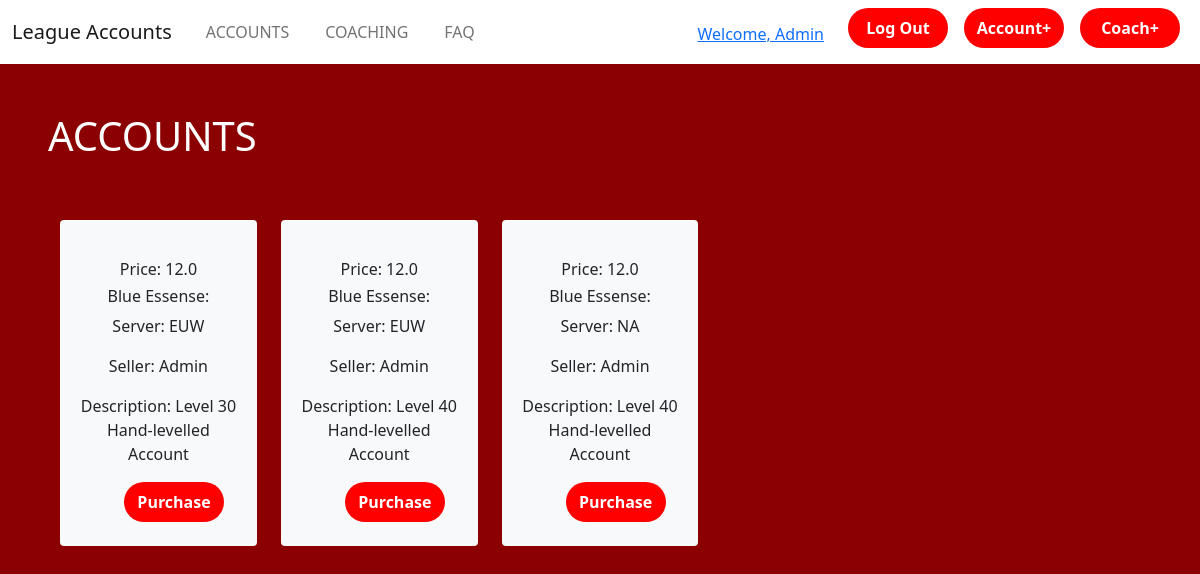
Page /accounts (signed in) on the committed database.
### app/models.py (models this page shows)
class User(db.Model, UserMixin):
    id = db.Column(db.Integer, primary_key=True)
    email = db.Column(db.String(200), unique=True)
    password = db.Column(db.String(60))
    username = db.Column(db.String(200), unique=True)
    accounts = db.relationship('AccountItem', backref='owned_user', lazy=True)
    coaches = db.relationship('Coach', backref='owned_coach', lazy=True)

class AccountItem(db.Model):
    id = db.Column(db.Integer, primary_key=True)
    price = db.Column(db.Float())
    blue_essence = db.Column(db.Float())
    server = db.Column(db.String(20))
    description = db.Column(db.String(200))
    seller = db.Column(db.Integer, db.ForeignKey('user.id'))

### app/views.py (the view)
@app.route('/accounts', methods=['GET','POST'])
def accounts():
    return render_template('accounts.html', user=current_user, accounts = models.AccountItem.query.all())

### app/__init__.py (called while the page is built)
@login_manager.user_loader
def load_user(id):
    return User.query.get(int(id))

### app/templates/accounts.html (shortened to what this page needs)
{% extends "base.html" %}
{% block content %}
<section class="background">
<div class="pt-5 px-5 center-text" style="color:white;">
<h1>ACCOUNTS</h1>
</div>
    <div class="row row-cols-5 center-text mx-5 pt-5">
     {% for item in accounts %}
    <div class="col text-center mb-2">
                    <div class="card border-0 bg-light mb-2 mt-1">
                        <div class="card-body">
                      <h6>Price: {{item.price}}</h6>
                    <h6>Blue Essense: {{item.blue_essense}}</h6>
                    <p>Server: {{item.server}}</p>
                    <p>Seller: {{item.owned_user.username}}</p>
                    <p>Description: {{item.description}}</p>
                    <form action="/accounts" class="px-5 mb-2">
                     <button class="btn btn0" type="submit">Purchase</button>
                  </form>
                    </div>
                    </div>
        </div>
      {% endfor %}
    </div>
</section>
{% endblock %}

### app/templates/base.html (shortened to what this page needs)
<!DOCTYPE html>
<html lang="en">
  <head>
    <link href="https://cdn.jsdelivr.net/npm/bootstrap@5.0.2/dist/css/bootstrap.min.css" rel="stylesheet">
    <link rel="stylesheet" href="/static/styles.css">
  </head>
  <body>
  <nav class="navbar navbar-expand-lg navbar-light">
  <div class="container-fluid">
    <a class="navbar-brand" href="/">League Accounts</a>
    <div class="collapse navbar-collapse" id="navbarSupportedContent">
      <ul class="navbar-nav me-auto mb-2 mb-lg-0">
        <li class="nav-item">
          <a class="nav-link" href="/accounts">Accounts</a>
        </li>
        <li class="nav-item">
          <a class="nav-link " href="/coaching">Coaching</a>
        </li>
        <li class="nav-item">
          <a class="nav-link" href="/contact">FAQ</a>
        </li>
      </ul>
     {% if user.is_authenticated %}
     <a class="px-3 pt-1" href="/profile">Welcome, {{ user.username }}</a>
     <form action="/logout" class="d-flex px-2 mb-2">
      <button class="btn btn0" type="submit" >Log Out</button>
      </form>
      {% if user.username == "Admin" %}
        <form action="/additem2" class="d-flex px-2 mb-2">
          <button class="btn btn0" type="submit" >Account+</button>
        </form>
        <form action="/additem" class="d-flex px-2 mb-2">
          <button class="btn btn0" type="submit" >Coach+</button>
        </form>
      {% endif %}
      {% endif %}
    </div>
  </div>
</nav>
{% block content %}
{% endblock %}
  </body>
</html>

### app/static/styles.css (style rules this page uses)
* { padding: 0; margin: 0; box-sizing: border-box; }
.background { background-color: darkred; background-size: cover; height: 100vh; width: 100%; }
.navbar-brand { font-size: 2 rem; color: black; }
.nav-link { margin-right: 10px; margin-left: 10px; color: black; text-transform: uppercase; }
.nav-link { color: black; }
.btn0 { height: 40px; width: 100px; outline: none; border: none; border-radius: 60px; background: red; color: white; font-weight: 700; }

### rows in the picture
User: username "Admin"
AccountItem: price "12.0", server "EUW", owned_user.username "Admin", description "Level 30 Hand-levelled Account"
AccountItem: price "12.0", server "EUW", owned_user.username "Admin", description "Level 40 Hand-levelled Account"
AccountItem: price "12.0", server "NA", owned_user.username "Admin", description "Level 40 Hand-levelled Account"
